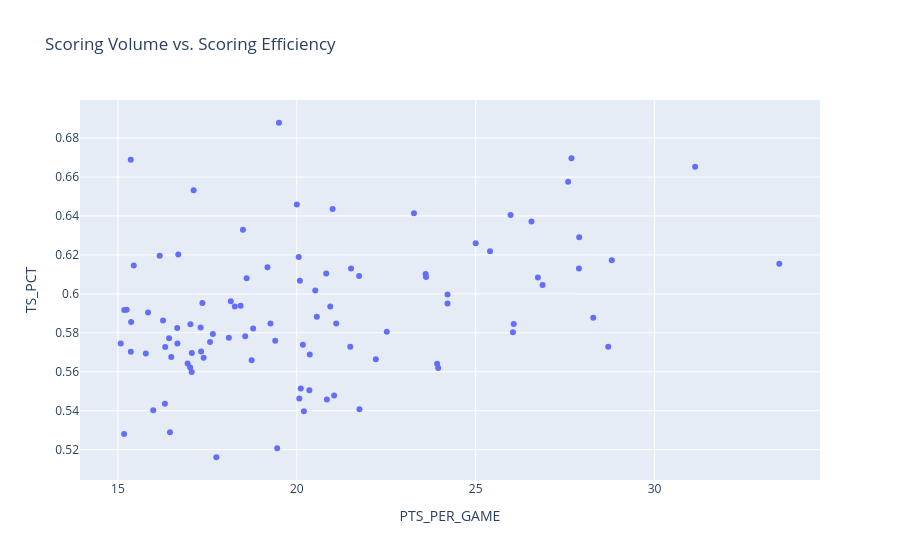

The notebook cell this image was saved under:
### Code cell
import plotly.express as px

fig = px.scatter(
    scorers_df,
    x="PTS_PER_GAME",
    y="TS_PCT",
    hover_name="PLAYER_NAME",
    title="Scoring Volume vs. Scoring Efficiency"
)

fig.show()

### Figure 1 — Plotly figure (JSON) as saved in the notebook; plotly's stock layout.template omitted (floating-point values rounded to 4 significant figures)
{"data": [{"hovertemplate": "<b>%{hovertext}</b><br><br>PTS_PER_GAME=%{x}<br>TS_PCT=%{y}<extra></extra>", "hovertext": ["Aaron Gordon", "Alex Sarr", "Alperen Sengun", "Amen Thompson", "Andrew Nembhard", "Andrew Wiggins", "Anthony Davis", "Anthony Edwards", "Austin Reaves", "Bam Adebayo", "Bennedict Mathurin", "Brandon Ingram", "Brandon Miller", "CJ McCollum", "Cade Cunningham", "Chet Holmgren", "Coby White", "Collin Sexton", "Cooper Flagg", "Darius Garland", "De'Aaron Fox", "DeMar DeRozan", "Deni Avdija", "Derrick White", "Desmond Bane", "Devin Booker", "Dillon Brooks", "Domantas Sabonis", "Donovan Mitchell", "Evan Mobley", "Franz Wagner", "Giannis Antetokounmpo", "Grayson Allen", "Immanuel Quickley", "Ja Morant", "Jabari Smith Jr.", "Jaime Jaquez Jr.", "Jalen Brunson", "Jalen Duren", "Jalen Green", "Jalen Johnson", "Jalen Williams", "Jamal Murray", "James Harden", "Jaren Jackson Jr.", "Jarrett Allen", "Jaylen Brown", "Jayson Tatum", "Jerami Grant", "Jimmy Butler III", "Joel Embiid", "Josh Giddey", "Jrue Holiday", "Julius Randle", "Karl-Anthony Towns", "Kawhi Leonard", "Kevin Durant", "Kevin Porter Jr.", "Keyonte George", "Kon Knueppel", "Kristaps Porziņģis", "LaMelo Ball", "Lauri Markkanen", "LeBron James", "Luka Dončić", "Matas Buzelis", "Michael Porter Jr.", "Miles Bridges", "Naji Marshall", "Nickeil Alexander-Walker", "Nikola Jokić", "Nikola Vučević", "Norman Powell", "OG Anunoby", "Onyeka Okongwu", "Paolo Banchero", "Pascal Siakam", "Paul George", "Payton Pritchard", "RJ Barrett", "Russell Westbrook", "Ryan Rollins", "Saddiq Bey", "Scottie Barnes", "Shaedon Sharpe", "Shai Gilgeous-Alexander", "Stephen Curry", "Stephon Castle", "Trey Murphy III", "Tyler Herro", "Tyrese Maxey", "VJ Edgecombe", "Victor Wembanyama", "Zach LaVine", "Zion Williamson"], "legendgroup": "", "marker": {"color": "#636efa", "symbol": "circle"}, "mode": "markers", "name": "", "orientation": "v", "showlegend": false, "type": "scatter", "x": [16.17, 16.31, 20.36, 18.27, 16.95, 15.37, 20.35, 28.8, 23.27, 20.11, 17.57, 21.49, 20.17, 18.74, 23.92, 17.12, 17.36, 15.44, 21.04, 18.78, 18.56, 18.43, 24.21, 16.45, 20.09, 26.06, 20.2, 15.84, 27.89, 18.15, 20.56, 27.58, 16.49, 16.43, 19.45, 15.78, 15.36, 26.04, 19.5, 17.75, 22.51, 17.06, 25.4, 23.6, 19.4, 15.36, 28.7, 21.75, 18.6, 20.0, 26.87, 17.02, 16.32, 21.1, 20.05, 27.89, 25.97, 17.39, 23.61, 18.49, 16.66, 20.07, 26.74, 20.93, 33.48, 16.26, 24.21, 17.06, 15.24, 20.82, 27.68, 15.08, 21.74, 16.69, 15.18, 22.21, 23.95, 17.32, 17.03, 19.26, 15.17, 17.31, 17.65, 18.1, 20.84, 31.13, 26.56, 16.66, 21.52, 20.52, 28.29, 15.99, 25.0, 19.18, 21.0], "xaxis": "x", "y": [0.6195, 0.5436, 0.5689, 0.5935, 0.5643, 0.5856, 0.5505, 0.6172, 0.6415, 0.5514, 0.5753, 0.5728, 0.5739, 0.5659, 0.5641, 0.6532, 0.5953, 0.6146, 0.5478, 0.5822, 0.5782, 0.5939, 0.5997, 0.5289, 0.6067, 0.5845, 0.5397, 0.5905, 0.613, 0.5962, 0.5883, 0.6575, 0.5675, 0.5773, 0.5208, 0.5694, 0.5703, 0.5803, 0.6879, 0.5161, 0.5806, 0.5599, 0.6219, 0.6102, 0.5759, 0.6689, 0.5728, 0.5408, 0.608, 0.646, 0.6046, 0.5622, 0.5727, 0.5848, 0.6189, 0.6291, 0.6405, 0.5672, 0.6087, 0.6329, 0.5825, 0.5462, 0.6084, 0.5936, 0.6155, 0.5863, 0.5951, 0.5697, 0.5918, 0.6105, 0.6697, 0.5745, 0.6092, 0.6203, 0.5918, 0.5664, 0.5619, 0.5704, 0.5844, 0.5848, 0.528, 0.5828, 0.5794, 0.5775, 0.5457, 0.6652, 0.6371, 0.5746, 0.613, 0.6018, 0.5877, 0.5403, 0.626, 0.6136, 0.6435], "yaxis": "y"}], "layout": {"legend": {"tracegroupgap": 0}, "title": {"text": "Scoring Volume vs. Scoring Efficiency"}, "xaxis": {"anchor": "y", "domain": [0, 1], "title": {"text": "PTS_PER_GAME"}}, "yaxis": {"anchor": "x", "domain": [0, 1], "title": {"text": "TS_PCT"}}}}
